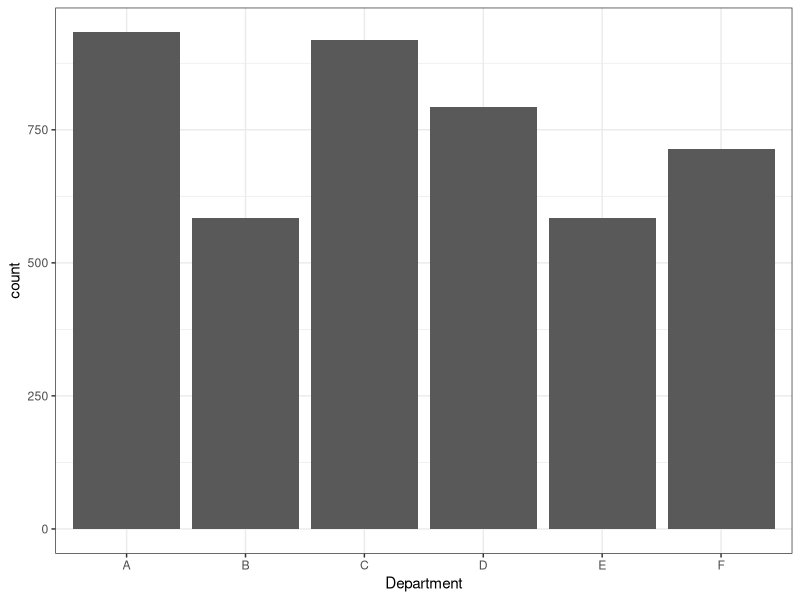
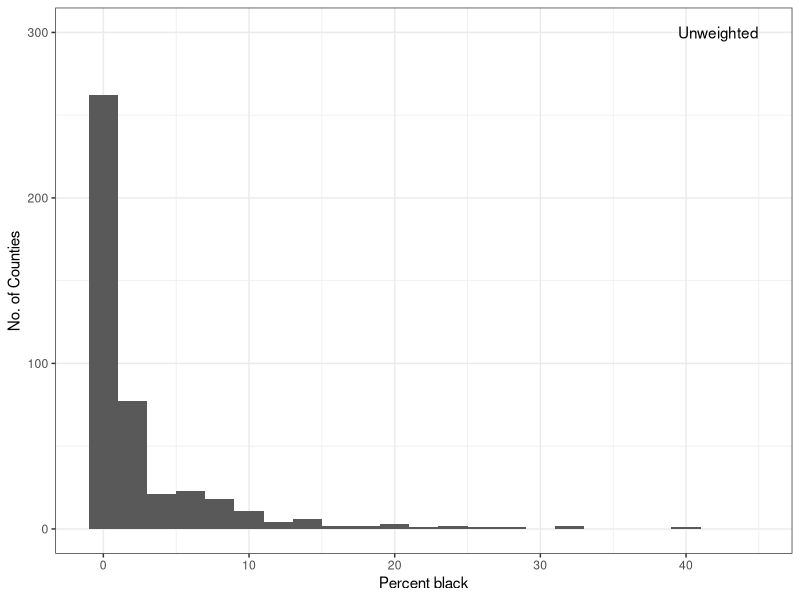
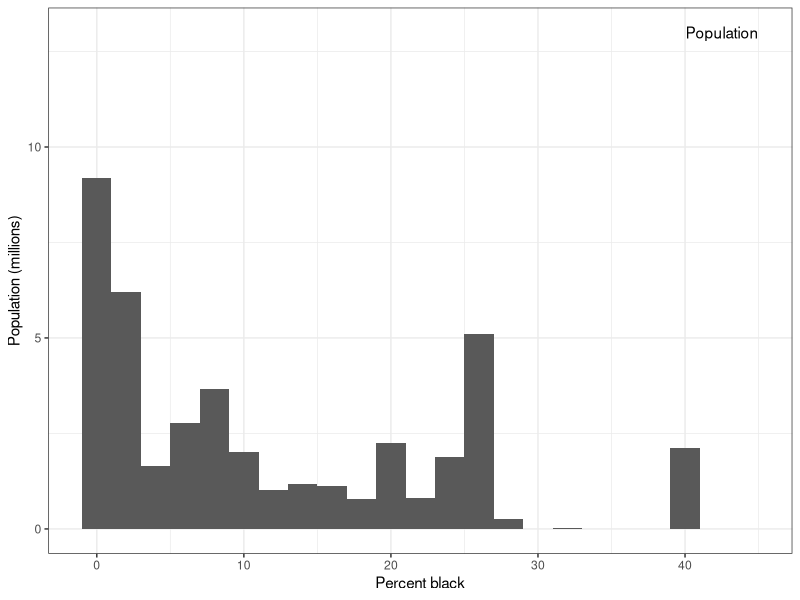
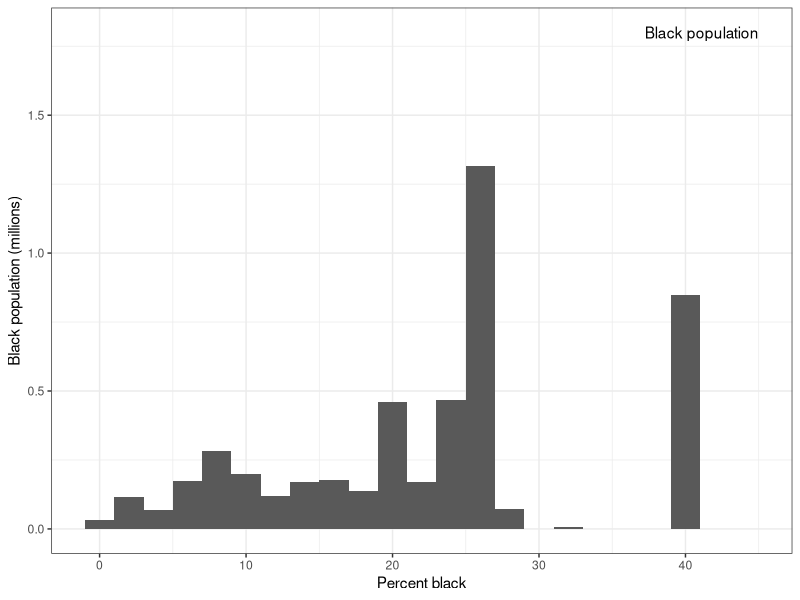
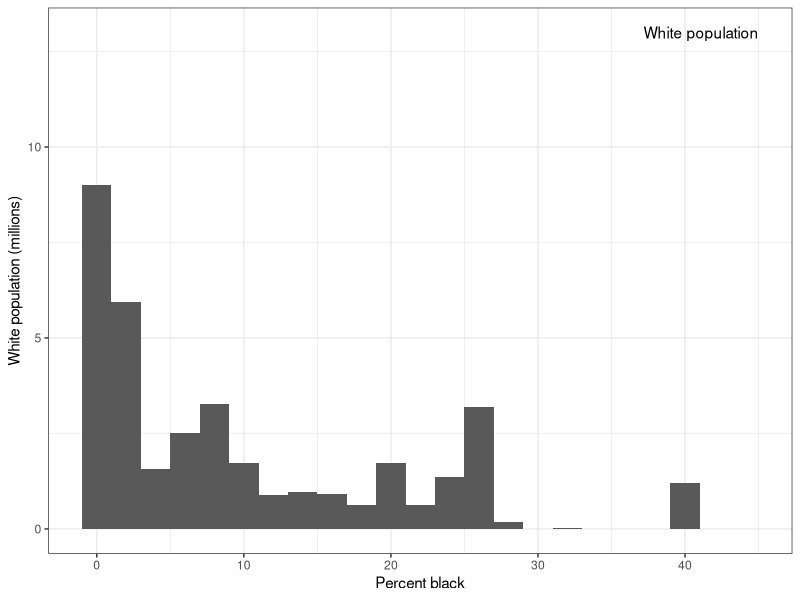
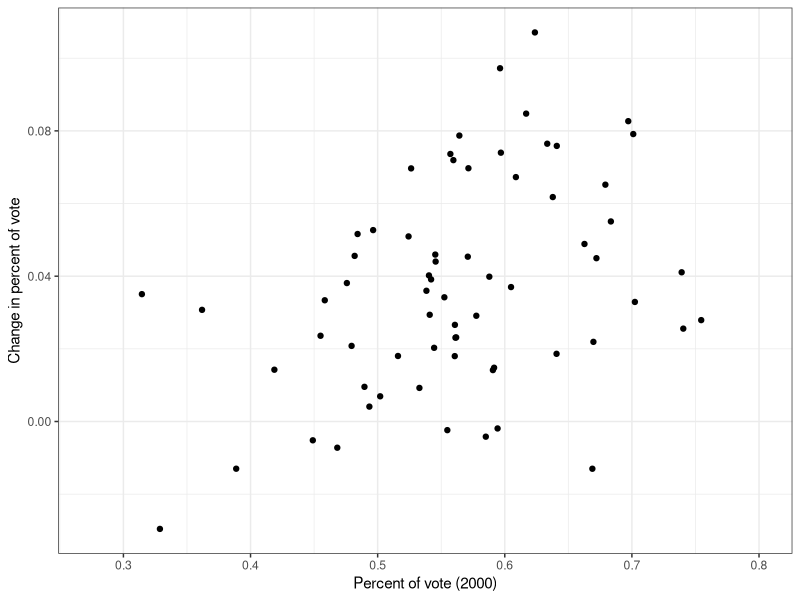
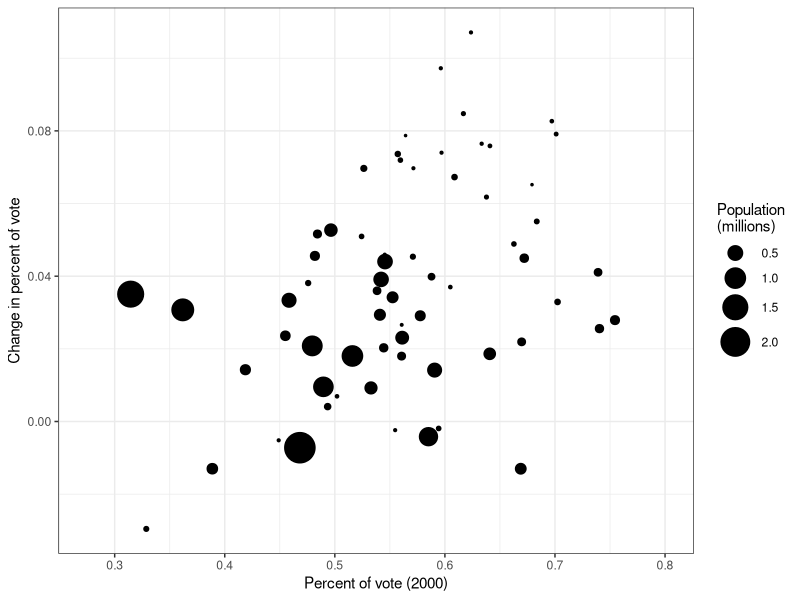
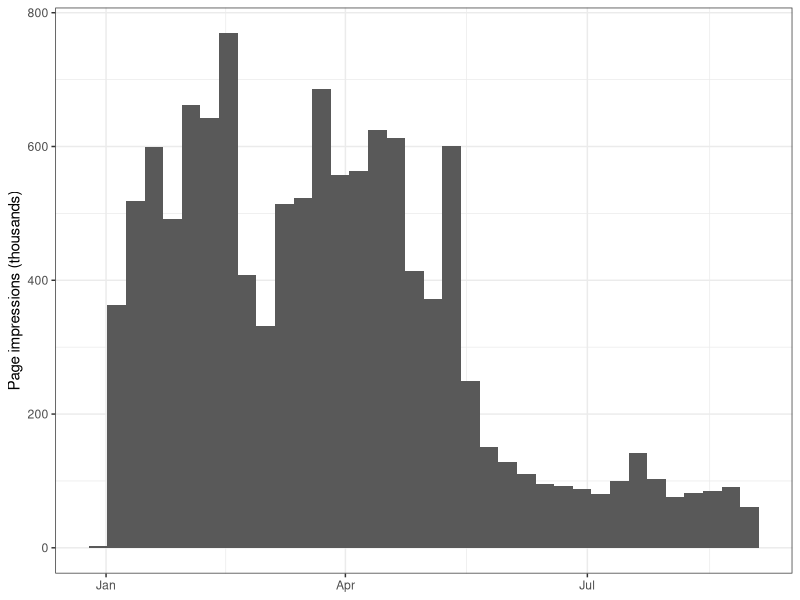

Write R code to recreate these figures, in order. (Note: this script raises an error after producing the figures.)
library(ggplot2)
library(dplyr)
library(readr)
theme_set(theme_bw())

# Figure 1 -----------------------
# UCB berkeley admissions

berkeley <- as.data.frame(UCBAdmissions)
ggplot(berkeley, aes(Dept, weight = Freq)) +
  geom_bar() +
  xlab("Department")
ggsave("graphics/berkeley.pdf", width = 6, height = 4)


# Figure 2 -----------------------
# histograms of % black, weighted by nothing, county population, black population, and white population

midwest <- read_csv("graphics/midwest.csv")
base <- ggplot(midwest, aes(percblack)) + scale_x_continuous("Percent black")

label <- function(text, y) {
  list(
    scale_y_continuous(text),
    annotate("text", 40, y, label = text, hjust = 1)
  )
}

base +
  geom_histogram(binwidth = 2) +
  scale_y_continuous("No. of Counties") +
  annotate("text", 45, 300, label = "Unweighted", hjust = 1)
ggsave("graphics/perc-black-count.pdf", width = 6, height = 4)

base +
  geom_histogram(aes(weight = poptotal / 1e6), binwidth = 2) +
  scale_y_continuous("Population (millions)") +
  annotate("text", 45, 13, label = "Population", hjust = 1)
ggsave("graphics/perc-black-pop.pdf", width = 6, height = 4)

base +
  geom_histogram(aes(weight = popblack / 1e6), binwidth = 2) +
  scale_y_continuous("Black population (millions)") +
  annotate("text", 45, 1.8, label = "Black population", hjust = 1)
ggsave("graphics/perc-black-pop-black.pdf", width = 6, height = 4)

base +
  geom_histogram(aes(weight = popwhite / 1e6), binwidth = 2) +
  scale_y_continuous("White population (millions)") +
  annotate("text", 45, 13, label = "White population", hjust = 1)
ggsave("graphics/perc-black-pop-white.pdf", width = 6, height = 4)

# Figure 3 -------------------------
# scatterplot of % change vs % share, + size proportional to population

florida <- read_tsv("graphics/florida-election.txt")
base <- ggplot(florida, aes(b00pc, b_change)) +
  xlab("Percent of vote (2000)") +
  ylab("Change in percent of vote") +
  xlim(0.275, 0.8)
base + geom_point()
ggsave("graphics/florida.pdf", width = 4, height = 4)

base +
  geom_point(aes(size = population / 1e6)) +
  scale_size_area(
    "Population\n(millions)",
    max_size = 10,
    breaks = c(0.5, 1, 1.5, 2)
  )
ggsave("graphics/florida-weighted.pdf", width = 5, height = 4)

# Figure 4 & 5 -------------------------
# histogram of weeks + brushed

keywords <- read_tsv("graphics/keywords-day.txt", col_types = cols(
  umsatz = "d",
  cpo = "d",
  scr = "d",
  ka = "d"
))
keywords <- keywords %>% mutate(
  colour = factor(
    ifelse(keyword == "AnzeigenKeyword9", "red", "grey20"),
    levels = c("red", "grey20")
  ),
  company = factor(
    ifelse(keyword == "bigX", "red", "grey20"),
    levels = c("red", "grey20")
  )
)

ggplot(keywords, aes(day, weight = pis / 1e3)) +
  geom_histogram(binwidth = 7) +
  xlab(NULL) +
  ylab("Page impressions (thousands)")
ggsave("graphics/web-words.pdf", width = 6, height = 4)

ggplot(keywords, aes(day, weight = pis / 1e3, fill = colour)) +
  geom_histogram(binwidth = 7) +
  xlab(NULL) +
  ylab("Page impressions (thousands)") +
  scale_fill_identity()
ggsave("graphics/web-words-brushed.pdf", width = 6, height = 4)

ggplot(keywords, aes(day, weight = clicks)) +
  geom_histogram(binwidth = 7) +
  xlab(NULL) +
  ylab("Clicks")
ggsave("graphics/web-clicks.pdf", width = 6, height = 4)

ggplot(keywords, aes(day, weight = clicks, fill = company)) +
  geom_histogram(binwidth = 7, position = "fill") +
  xlab(NULL) +
  ylab("Proportion of clicks") +
  scale_fill_identity()
ggsave("graphics/web-clicks-stacked.pdf", width = 6, height = 4)

# Figure 6 -------------------------
# fluctuation diagram, + weighted by total assets


# Figure 7 -------------------------
# self-weighted histogram

models <- read_tsv("graphics/liver-models.txt")

ggplot(models, aes(Posteriors, weight = Posteriors, fill = ModelID == 6)) +
  geom_histogram(binwidth = 0.01) +
  scale_fill_manual(values = c("grey20", "red"), guide = "none") +
  xlab("Posterior probability") +
  ylab("Posterior probability")
ggsave("graphics/post-prob.pdf", width = 8, height = 3)

# Figure 8 -------------------------
# fluctuation diagram + histogram of bin sizes

# Figure 9 -------------------------
# self-weighted histogram for meta-analysis

meta <- read_tsv("graphics/meta-analysis.txt")

ggplot(meta, aes(w)) +
  geom_histogram(binwidth = 0.1) +
  xlab("Weight") +
  ylab("Count")
ggsave("graphics/meta.pdf", width = 4, height = 3)

ggplot(meta, aes(w, weight = w)) +
  geom_histogram(binwidth = 0.1) +
  xlab("Weight") +
  ylab("Weight")
ggsave("graphics/meta-weighted.pdf", width = 4, height = 3)


# Figure 9 -------------------------
# traffic flows



